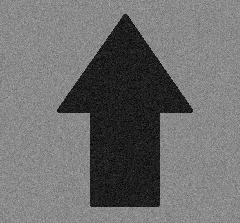
%> input picture Lecciones/Leccion25 22-07-2020/imagen3.jpg, 240 x 223 px
$ octave ejemplo3.m   (GNU Octave 9; MATLAB toolbox functions it lacks are replaced by stand-ins)
%> lines starting %> are read from the running program, lines starting %| are printed output that depends on the picture; in (x1, y1, x2, y2) boxes, pixels count from 0 and x2, y2 are one past the last pixel; in counts of white or black regions, pixels touching at a corner belong together; the program's own positions count from 1
% Ejemplo de Umbral
clc; clear; close all;
pkg load image;
A = imread('imagen3.jpg');
%> A is the input picture: size 223x240 uint8; min 0, max 184, mean 110
subplot(2,2,1);
imshow(A);
title('Imagen original');

A = im2double(A); [m,n] = size(A);
%> after `[m,n] = size(A)`: m = 223; n = 240

% Umbral Simple (Imagen Binaria)
T = 0.5; B = zeros(m,n);
B(A>T) = 1;
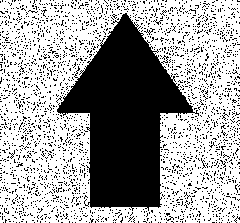
%> B: size 223x240 double; values 0 (black) and 1 (white), 63.3% white; 2595 black regions (2593 under 20 px), largest, box (x1, y1, x2, y2) and area: (57, 13, 199, 211) 13950, (144, 28, 155, 35) 20
B(A<=T) = 0;
subplot(2,2,2);
imshow(B);
title(['Imagen Umbral T=' num2str(T)]);

% Umbral basico global
T = 0.5; iter = 15;
for k = 1:iter
  % Mascaras de los bloques
  I1 = (A>T);  % Matriz binaria, donde I1(i,j)=1 si A(i,j)>T
  I2 = (A<=T); % Matriz binaria, donde I1(i,j)=1 si A(i,j)<=T
  B1 = A.*I1;  % Bloque 1, donde se cumple que B1(i,j)=A(i,j), si A(i,j)>T;
               %                               B1(i,j)=0, si A(i,j)<=T;
  B2 = A.*I2;
  m1 = sum(sum(B1))/sum(sum(I1)); % Promedio de intensidad del Bloque 1
  m2 = sum(sum(B2))/sum(sum(I2)); % Promedio de intensidad del Bloque 1
  T = 0.5*(m1+m2);
endfor
%> this loop made 15 passes
%> (m1, m2, T) on passes 1 to 12: (0.55, 0.227, 0.388), (0.539, 0.116, 0.328), (0.539, 0.116, 0.328), (0.539, 0.116, 0.328), (0.539, 0.116, 0.328), (0.539, 0.116, 0.328), (0.539, 0.116, 0.328), (0.539, 0.116, 0.328), (0.539, 0.116, 0.328), (0.539, 0.116, 0.328), (0.539, 0.116, 0.328), (0.539, 0.116, 0.328)
%> pass 1, `B1 = A.*I1;`:
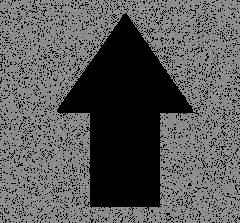
%> B1: size 223x240 double; min 0, max 0.722, mean 0.348
%> pass 1, `B2 = A.*I2;`:
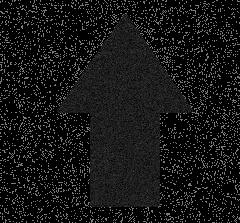
%> B2: size 223x240 double; min 0, max 0.498, mean 0.0832

C = zeros(m,n);
C(A>T) = 1;
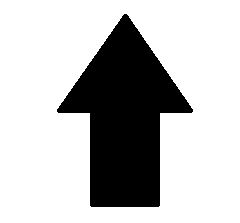
%> C: size 223x240 double; values 0 (black) and 1 (white), 74.5% white; 1 black region, box (x1, y1, x2, y2) and area: (57, 14, 193, 207) 13650
C(A<=T) = 0;
subplot(2,2,3);
imshow(C);
title(['Imagen Umbral T=' num2str(T)]);

% Histograma de la imagen original
subplot(2,2,4);
imhist(A);
title('Histograma imagen original');
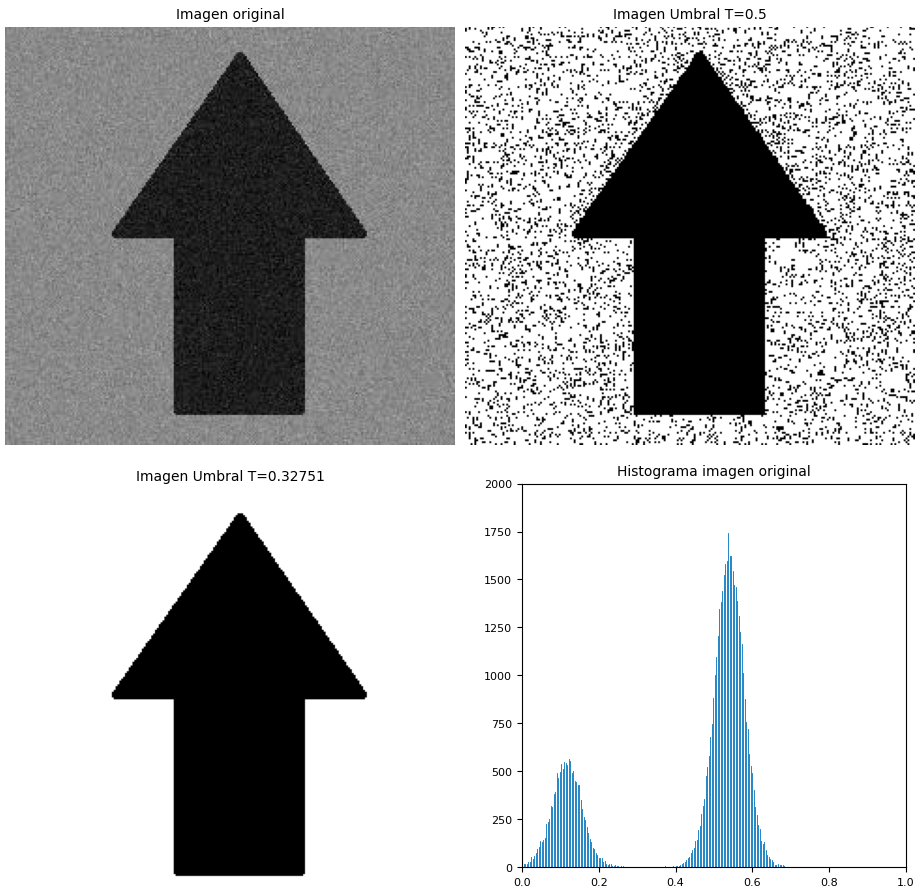
%> figure redrawn from the program's plot data, 4 panels

$ run again, with Lecciones/Leccion25 22-07-2020/imagen1.jpg copied over Lecciones/Leccion25 22-07-2020/imagen3.jpg
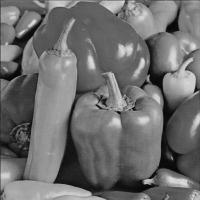
%> input picture Lecciones/Leccion25 22-07-2020/imagen1.jpg, 200 x 200 px
%> A is the input picture: size 200x200 uint8; min 0, max 227, mean 109.9
%> A: size 200x200 double
%> `B(A>T) = 1;`:
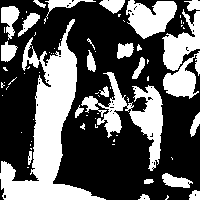
%> B: size 200x200 double; values 0 (black) and 1 (white), 36.6% white; 74 white regions (49 under 20 px), largest, box (x1, y1, x2, y2) and area: (0, 19, 106, 200) 6101, (81, 72, 163, 171) 2357, (126, 0, 177, 39) 1278
%> the loop `for k = 1:iter` made 15 passes
%> (m1, m2, T) on passes 1 to 8: (0.612, 0.326, 0.469), (0.594, 0.309, 0.452), (0.586, 0.302, 0.444), (0.583, 0.299, 0.441), (0.581, 0.298, 0.44), (0.581, 0.298, 0.44), (0.581, 0.298, 0.44), (0.581, 0.298, 0.44)
%> C: size 200x200 double; values 0 (black) and 1 (white), 47% white; 58 white regions (41 under 20 px), largest, box (x1, y1, x2, y2) and area: (0, 18, 106, 200) 6956, (74, 71, 163, 178) 4257, (125, 0, 200, 99) 4154
%> `title('Histograma imagen original');`:
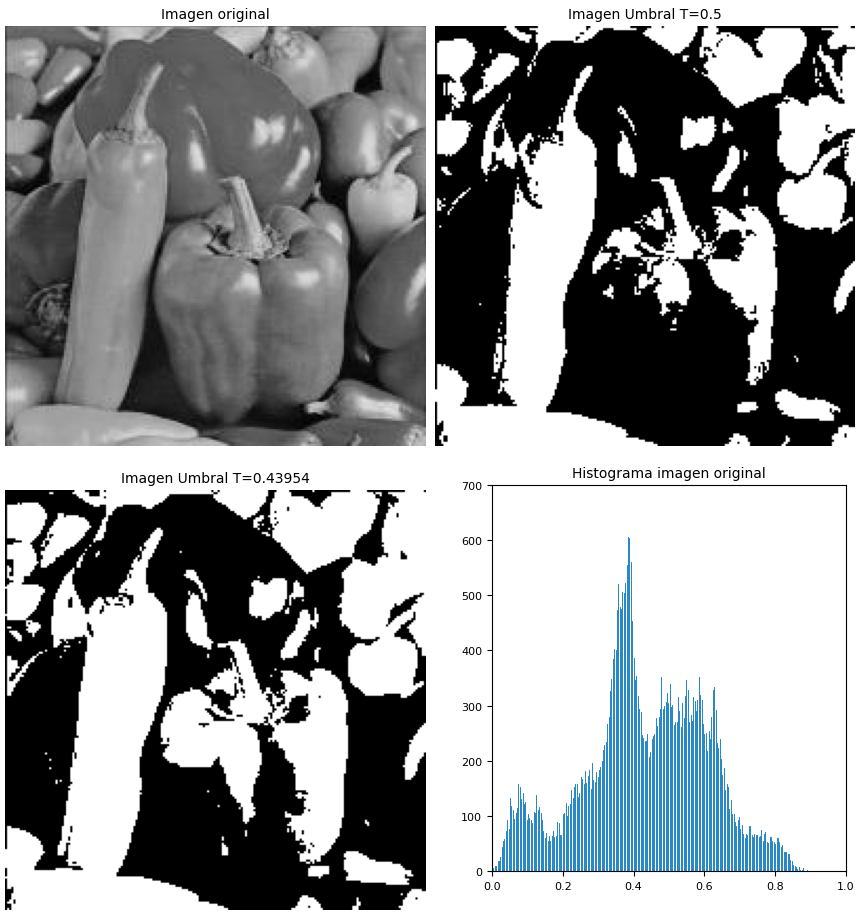
%> figure redrawn from the program's plot data, 4 panels

$ run again, with Lecciones/Leccion25 22-07-2020/imagen2.jpg copied over Lecciones/Leccion25 22-07-2020/imagen3.jpg
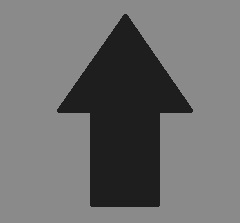
%> input picture Lecciones/Leccion25 22-07-2020/imagen2.jpg, 240 x 223 px
%> A is the input picture: size 223x240x3 uint8; min 22, max 146, mean 110.5
%> A: size 223x240x3 double
%> `B(A>T) = 1;`:
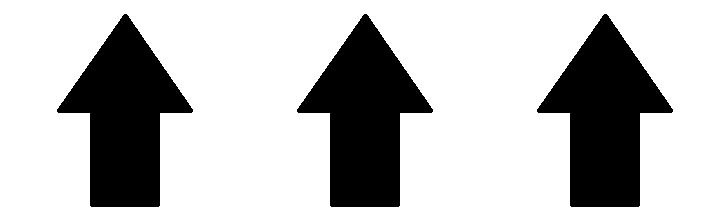
%> B: size 223x720 double; values 0 (black) and 1 (white), 74.5% white; 3 black regions, box (x1, y1, x2, y2) and area: (57, 14, 193, 207) 13650, (297, 14, 433, 207) 13650, (537, 14, 673, 207) 13650
%> `title('Histograma imagen original');`:
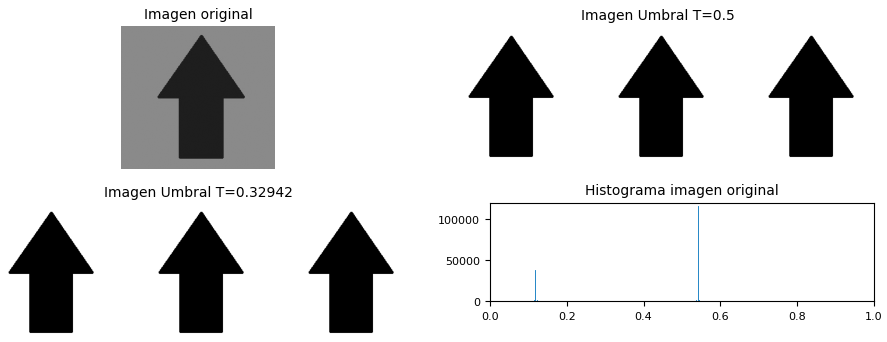
%> figure redrawn from the program's plot data, 4 panels

$ run again, with Lecciones/Leccion25 22-07-2020/imagen4.jpg copied over Lecciones/Leccion25 22-07-2020/imagen3.jpg
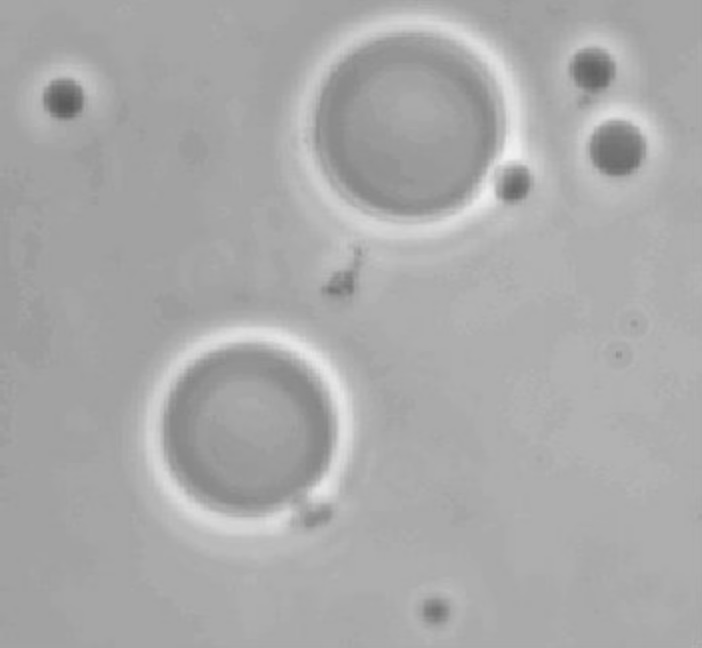
%> input picture Lecciones/Leccion25 22-07-2020/imagen4.jpg, 702 x 648 px
%> A is the input picture: size 648x702x3 uint8; min 90, max 242, mean 169.6
%> A: size 648x702x3 double
%> `B(A>T) = 1;`:
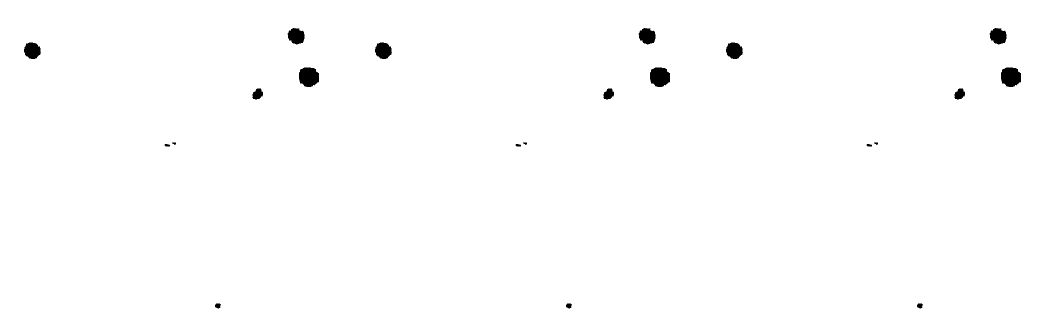
%> B: size 648x2106 double (shown at 1/2 size); values 0 (black) and 1 (white), 99.2% white; 21 black regions, largest, box (x1, y1, x2, y2) and area: (598, 135, 638, 174) 1282, (1300, 135, 1340, 174) 1282, (2002, 135, 2042, 174) 1282
%> the loop `for k = 1:iter` made 15 passes
%> (m1, m2, T) on passes 1 to 8: (0.667, 0.449, 0.558), (0.669, 0.517, 0.593), (0.673, 0.551, 0.612), (0.674, 0.564, 0.619), (0.676, 0.576, 0.626), (0.677, 0.581, 0.629), (0.677, 0.584, 0.631), (0.677, 0.584, 0.631)
%> C: size 648x2106 double; values 0 (black) and 1 (white), 87.2% white; 366 black regions (240 under 20 px), largest, box (x1, y1, x2, y2) and area: (315, 37, 496, 215) 19987, (1017, 37, 1198, 215) 19987, (1719, 37, 1900, 215) 19987
%> `title('Histograma imagen original');`:
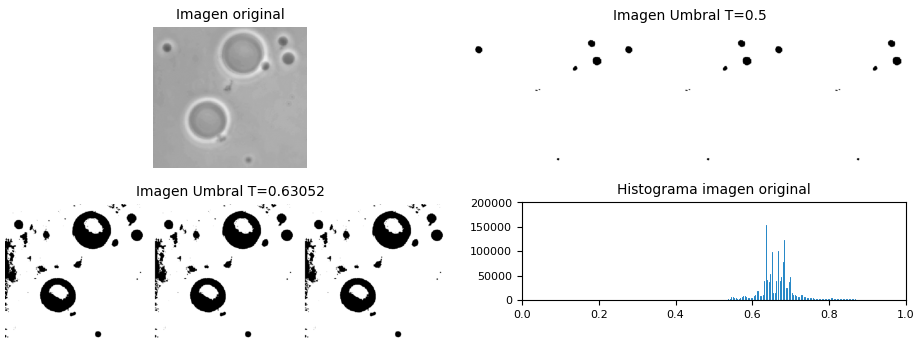
%> figure redrawn from the program's plot data, 4 panels
